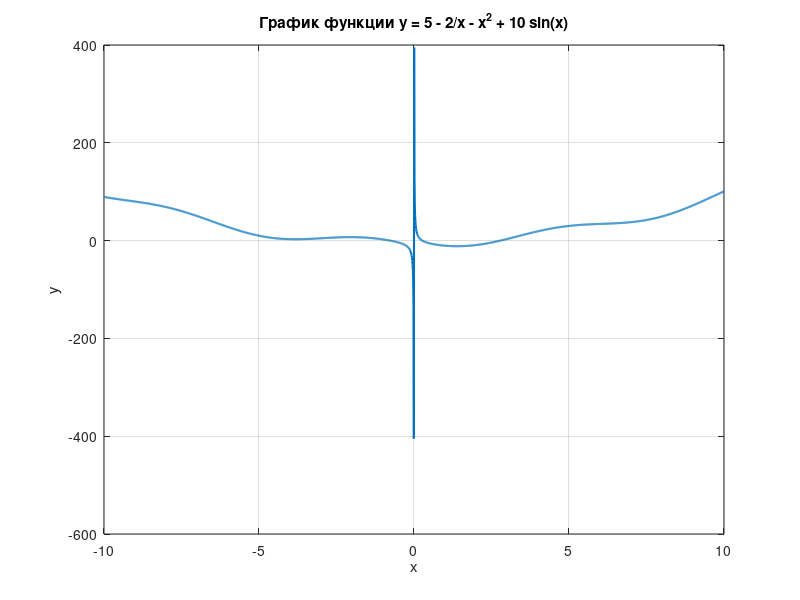

This chart was generated by the following MATLAB code:
%% Лабораторная работа №2
% Задание: Найти все точки экстремума и корни функции
% y = 5 - 2/x - x^2 + 10*sin(x), при x ∈ [-10, 10]

clc; clear; close all;

% === 1. Задаем диапазон ===
x = linspace(-10, 10, 2000);   % много точек для точного графика

yfun = @(x) 5 - 2./x - x.^2 + 10*sin(x);
yfunr = @(x) -(5 - 2./x - x.^2 + 10*sin(x));
y = yfunr(x);

% === 2. Построение графика ===
figure;
plot(x, y, 'LineWidth', 1.5);
grid on;
xlabel('x');
ylabel('y');
title('График функции y = 5 - 2/x - x^2 + 10 sin(x)');
hold on;

[x2, y2, k2] = fminsearch(yfun, 0.001)
[x1, y1, k1] = fminsearch(yfunr, -0.001)
